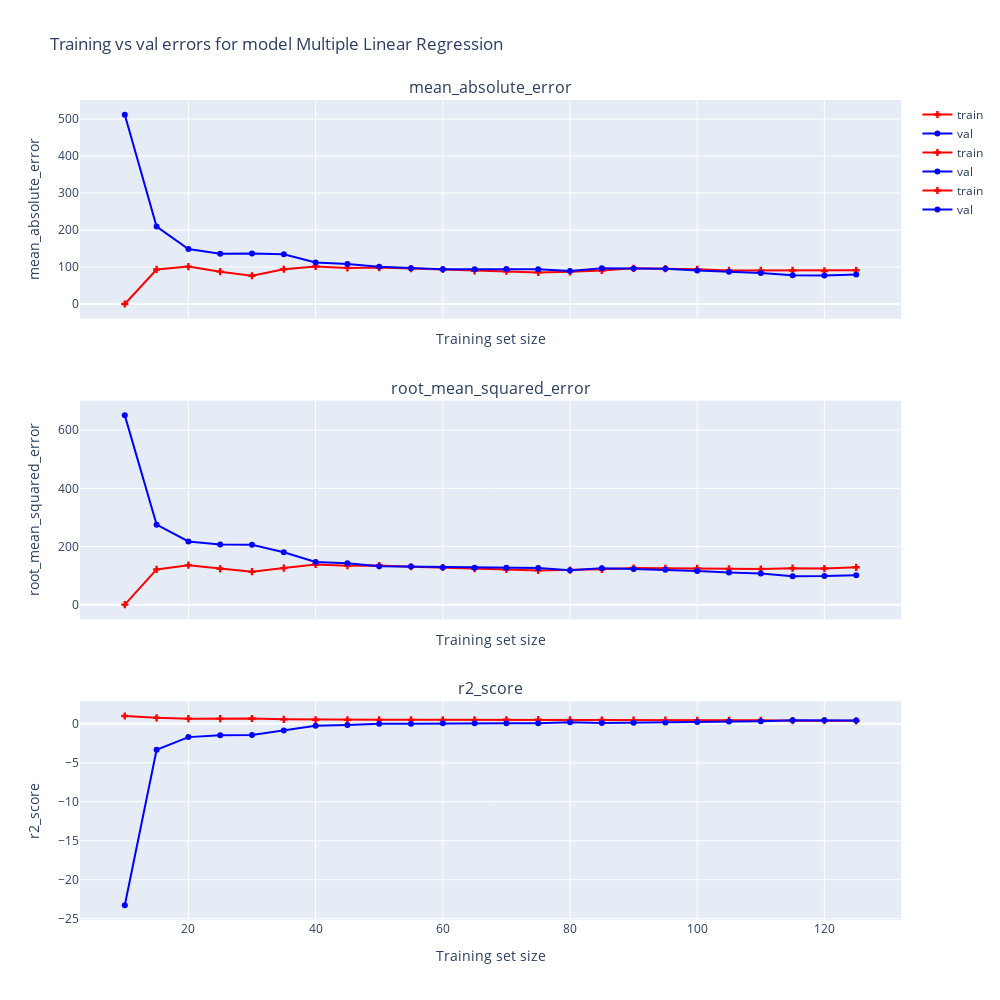
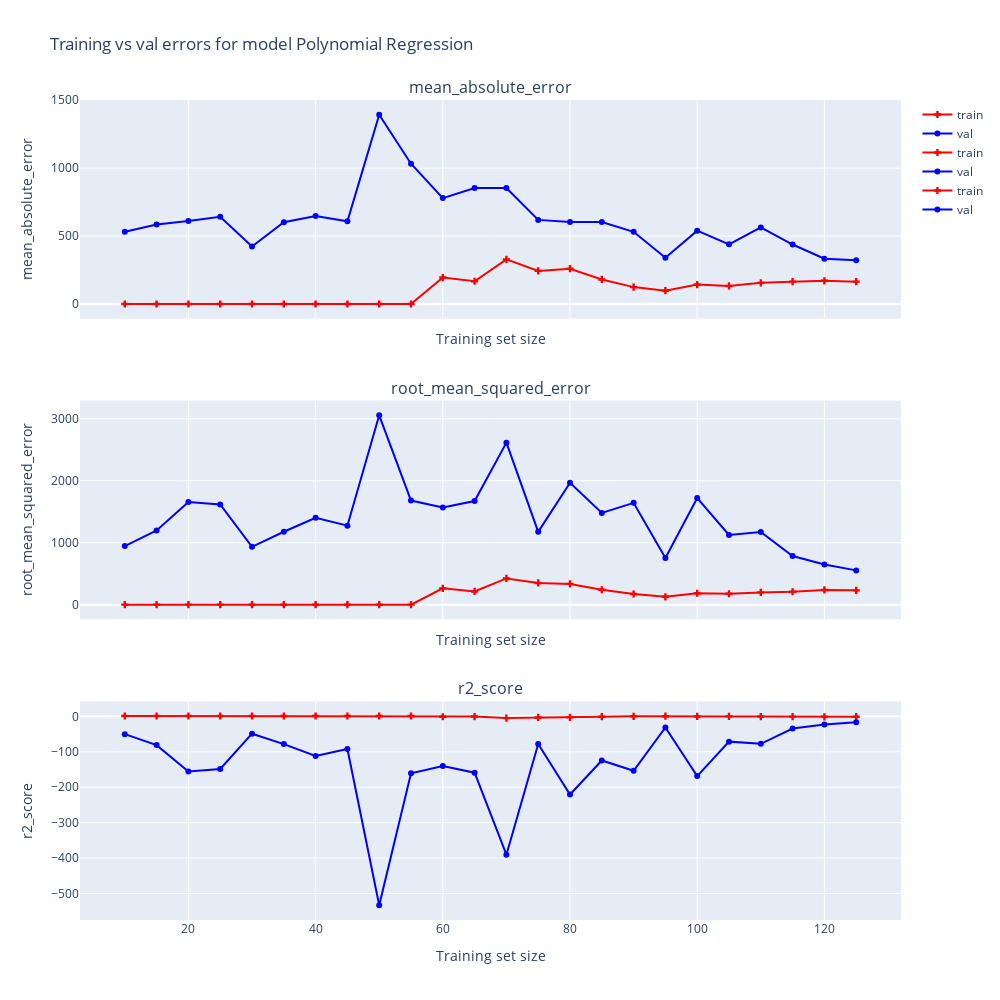
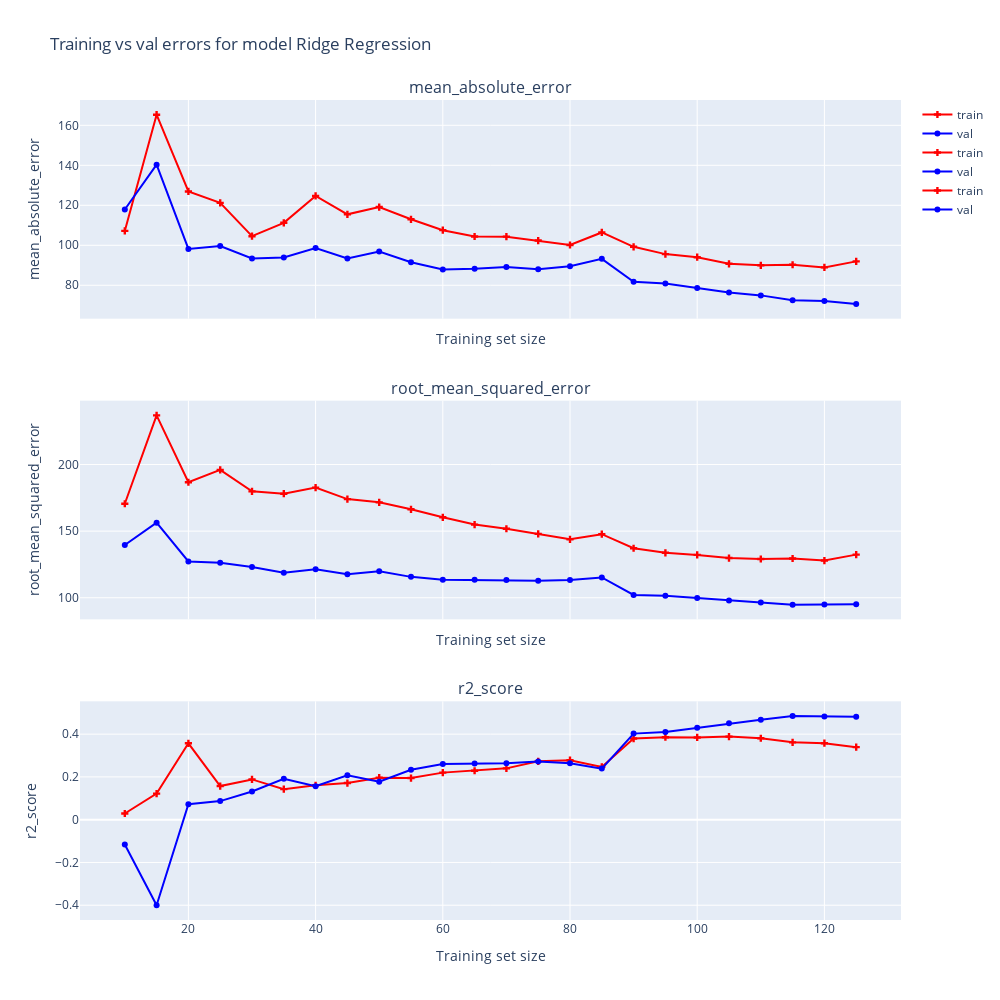
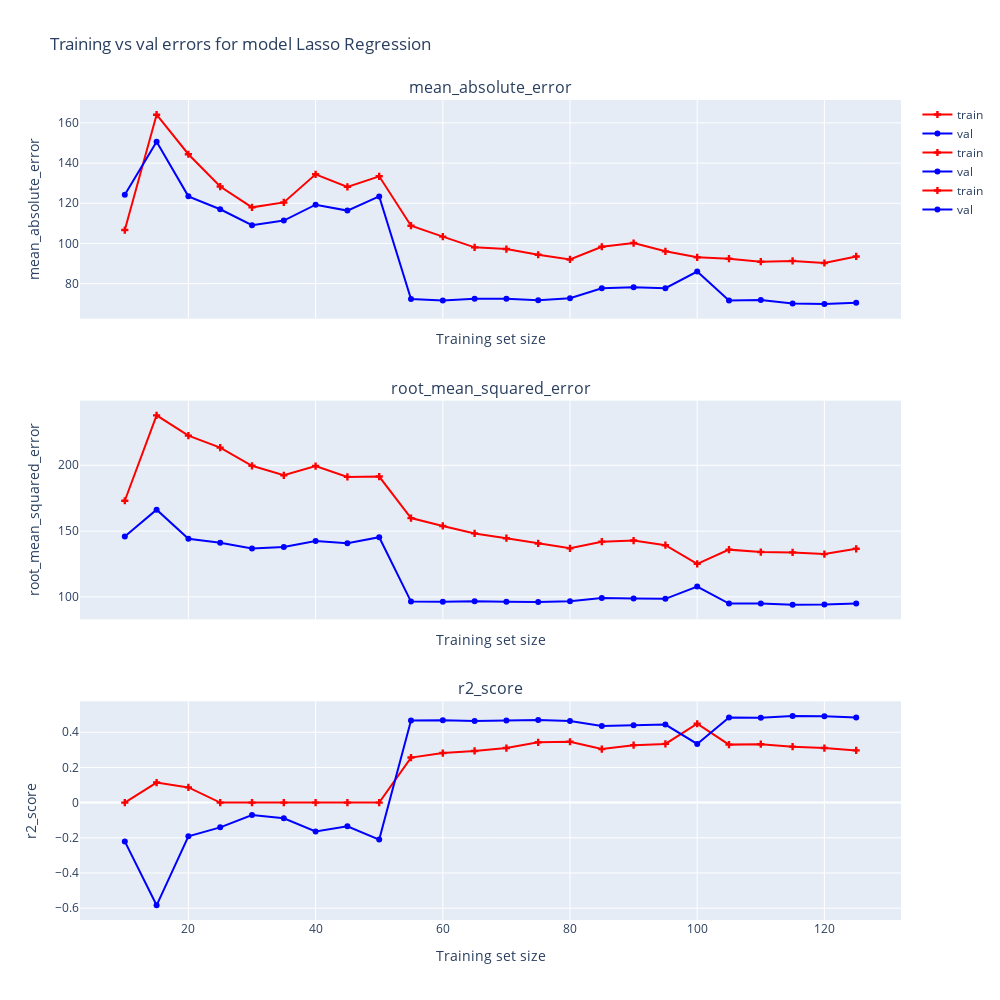

The notebook cell these images were saved under, in order:
### Code cell
# Select features for training and create X and y
features = [
    "population",
    "avg score",
    "critical flag",
    "sidewalk dimensions (area)",
    "roadway dimensions (area)",
    "approved for sidewalk seating",
    "approved for roadway seating",
    "qualify alcohol",
    "total_number_restaurants"
]

# Create dataset
X_train, X_val, y_train, y_val = create_dataset(features)

# Train model(s)
models = train_models(
    [
        "Multiple Linear Regression",
        "Polynomial Regression",
        "Ridge Regression",
        "Lasso Regression",
    ],
    X_train,
    y_train,
    poly_degree=2,
    poly_include_bias=True,
    ridge_cv_fold=5,
    lasso_cv_fold=5
)

# Evaluate model
metric_select = ['mean_absolute_error', 'root_mean_squared_error', 'r2_score']

evaluate_models(models, metric_select, X_train, X_val, y_train, y_val)

### Figure 1 — Plotly figure (JSON) as saved in the notebook; plotly's stock layout.template omitted (floating-point values rounded to 4 significant figures)
{"data": [{"marker": {"color": "red", "symbol": "cross"}, "mode": "lines+markers", "name": "train", "type": "scatter", "x": [10, 15, 20, 25, 30, 35, 40, 45, 50, 55, 60, 65, 70, 75, 80, 85, 90, 95, 100, 105, 110, 115, 120, 125], "xaxis": "x", "y": [1.118e-09, 93.33, 101.0, 87.39, 76.38, 93.85, 101.3, 97.57, 98.42, 95.49, 93.29, 89.53, 88.62, 85.41, 86.82, 90.48, 96.41, 95.59, 93.65, 90.64, 90.71, 90.61, 89.29, 91.11], "yaxis": "y"}, {"marker": {"color": "blue"}, "mode": "lines+markers", "name": "val", "type": "scatter", "x": [10, 15, 20, 25, 30, 35, 40, 45, 50, 55, 60, 65, 70, 75, 80, 85, 90, 95, 100, 105, 110, 115, 120, 125], "xaxis": "x", "y": [511.7, 209.2, 148.7, 135.6, 136.7, 134.5, 112.0, 108.0, 100.7, 96.54, 94.17, 93.79, 94.32, 93.62, 89.05, 96.61, 95.82, 94.96, 90.55, 87.3, 83.94, 77.39, 77.17, 79.51], "yaxis": "y"}, {"marker": {"color": "red", "symbol": "cross"}, "mode": "lines+markers", "name": "train", "type": "scatter", "x": [10, 15, 20, 25, 30, 35, 40, 45, 50, 55, 60, 65, 70, 75, 80, 85, 90, 95, 100, 105, 110, 115, 120, 125], "xaxis": "x2", "y": [1.249e-09, 121.3, 135.8, 123.4, 113.3, 125.7, 138.1, 134.0, 134.4, 130.3, 127.8, 123.7, 120.9, 117.7, 118.7, 121.6, 125.9, 124.5, 124.4, 123.0, 122.6, 125.5, 124.2, 128.5], "yaxis": "y2"}, {"marker": {"color": "blue"}, "mode": "lines+markers", "name": "val", "type": "scatter", "x": [10, 15, 20, 25, 30, 35, 40, 45, 50, 55, 60, 65, 70, 75, 80, 85, 90, 95, 100, 105, 110, 115, 120, 125], "xaxis": "x2", "y": [651.0, 275.2, 217.4, 207.0, 206.0, 180.4, 147.0, 142.0, 131.7, 130.9, 127.9, 127.1, 126.8, 126.3, 118.2, 125.6, 122.7, 119.9, 115.5, 111.0, 107.2, 97.96, 98.22, 101.2], "yaxis": "y2"}, {"marker": {"color": "red", "symbol": "cross"}, "mode": "lines+markers", "name": "train", "type": "scatter", "x": [10, 15, 20, 25, 30, 35, 40, 45, 50, 55, 60, 65, 70, 75, 80, 85, 90, 95, 100, 105, 110, 115, 120, 125], "xaxis": "x3", "y": [1, 0.7699, 0.6598, 0.6659, 0.6779, 0.5732, 0.5203, 0.5087, 0.5071, 0.506, 0.5046, 0.5081, 0.5174, 0.5395, 0.5089, 0.49, 0.4768, 0.4681, 0.4543, 0.4515, 0.4418, 0.4004, 0.3945, 0.3775], "yaxis": "y3"}, {"marker": {"color": "blue"}, "mode": "lines+markers", "name": "val", "type": "scatter", "x": [10, 15, 20, 25, 30, 35, 40, 45, 50, 55, 60, 65, 70, 75, 80, 85, 90, 95, 100, 105, 110, 115, 120, 125], "xaxis": "x3", "y": [-23.28, -3.338, -1.706, -1.455, -1.431, -0.8647, -0.2385, -0.155, 0.006915, 0.01908, 0.06301, 0.07462, 0.07915, 0.08598, 0.1999, 0.09603, 0.1371, 0.177, 0.236, 0.2941, 0.3413, 0.4503, 0.4474, 0.4132], "yaxis": "y3"}], "layout": {"annotations": [{"font": {"size": 16}, "showarrow": false, "text": "mean_absolute_error", "x": 0.5, "xanchor": "center", "xref": "paper", "y": 1, "yanchor": "bottom", "yref": "paper"}, {"font": {"size": 16}, "showarrow": false, "text": "root_mean_squared_error", "x": 0.5, "xanchor": "center", "xref": "paper", "y": 0.6333, "yanchor": "bottom", "yref": "paper"}, {"font": {"size": 16}, "showarrow": false, "text": "r2_score", "x": 0.5, "xanchor": "center", "xref": "paper", "y": 0.2667, "yanchor": "bottom", "yref": "paper"}], "height": 1000, "title": {"text": "Training vs val errors for model Multiple Linear Regression"}, "width": 1000, "xaxis": {"anchor": "y", "domain": [0, 1], "matches": "x3", "showticklabels": false, "title": {"text": "Training set size"}}, "xaxis2": {"anchor": "y2", "domain": [0, 1], "matches": "x3", "showticklabels": false, "title": {"text": "Training set size"}}, "xaxis3": {"anchor": "y3", "domain": [0, 1], "title": {"text": "Training set size"}}, "yaxis": {"anchor": "x", "domain": [0.7333, 1], "title": {"text": "mean_absolute_error"}}, "yaxis2": {"anchor": "x2", "domain": [0.3667, 0.6333], "title": {"text": "root_mean_squared_error"}}, "yaxis3": {"anchor": "x3", "domain": [0, 0.2667], "title": {"text": "r2_score"}}}}

### Figure 2 — Plotly figure (JSON) as saved in the notebook; plotly's stock layout.template omitted (floating-point values rounded to 4 significant figures)
{"data": [{"marker": {"color": "red", "symbol": "cross"}, "mode": "lines+markers", "name": "train", "type": "scatter", "x": [10, 15, 20, 25, 30, 35, 40, 45, 50, 55, 60, 65, 70, 75, 80, 85, 90, 95, 100, 105, 110, 115, 120, 125], "xaxis": "x", "y": [3.524e-13, 2.882e-12, 6.494e-13, 4.391e-13, 6.821e-13, 3.124e-12, 2.111e-12, 2.131e-12, 5.589e-11, 3.729e-10, 194.7, 167.6, 328.4, 243.5, 259.9, 180.6, 124.3, 97.8, 143.2, 132.7, 155.5, 164.7, 170.6, 164.4], "yaxis": "y"}, {"marker": {"color": "blue"}, "mode": "lines+markers", "name": "val", "type": "scatter", "x": [10, 15, 20, 25, 30, 35, 40, 45, 50, 55, 60, 65, 70, 75, 80, 85, 90, 95, 100, 105, 110, 115, 120, 125], "xaxis": "x", "y": [532.1, 585.0, 611.4, 642.3, 423.1, 601.5, 647.2, 609.0, 1394.0, 1033.0, 779.6, 853.4, 853.6, 619.2, 603.7, 602.9, 531.4, 340.5, 539.9, 439.0, 563.8, 437.7, 333.8, 322.7], "yaxis": "y"}, {"marker": {"color": "red", "symbol": "cross"}, "mode": "lines+markers", "name": "train", "type": "scatter", "x": [10, 15, 20, 25, 30, 35, 40, 45, 50, 55, 60, 65, 70, 75, 80, 85, 90, 95, 100, 105, 110, 115, 120, 125], "xaxis": "x2", "y": [4.519e-13, 5.535e-12, 9.025e-13, 6.745e-13, 7.867e-13, 4.243e-12, 3.137e-12, 3.085e-12, 7.509e-11, 4.821e-10, 263.0, 212.7, 422.9, 350.3, 334.8, 240.5, 171.9, 126.8, 184.3, 176.1, 197.5, 208.0, 237.0, 230.5], "yaxis": "y2"}, {"marker": {"color": "blue"}, "mode": "lines+markers", "name": "val", "type": "scatter", "x": [10, 15, 20, 25, 30, 35, 40, 45, 50, 55, 60, 65, 70, 75, 80, 85, 90, 95, 100, 105, 110, 115, 120, 125], "xaxis": "x2", "y": [945.6, 1197.0, 1654.0, 1615.0, 933.4, 1176.0, 1402.0, 1274.0, 3054.0, 1679.0, 1569.0, 1672.0, 2614.0, 1174.0, 1967.0, 1480.0, 1642.0, 751.2, 1721.0, 1124.0, 1171.0, 785.1, 648.4, 552.7], "yaxis": "y2"}, {"marker": {"color": "red", "symbol": "cross"}, "mode": "lines+markers", "name": "train", "type": "scatter", "x": [10, 15, 20, 25, 30, 35, 40, 45, 50, 55, 60, 65, 70, 75, 80, 85, 90, 95, 100, 105, 110, 115, 120, 125], "xaxis": "x3", "y": [1, 1, 1, 1, 1, 1, 1, 1, 1, 1, -1.097, -0.4537, -4.9, -3.079, -2.909, -0.9956, 0.02501, 0.448, -0.1967, -0.1246, -0.4496, -0.647, -1.204, -1.003], "yaxis": "y3"}, {"marker": {"color": "blue"}, "mode": "lines+markers", "name": "val", "type": "scatter", "x": [10, 15, 20, 25, 30, 35, 40, 45, 50, 55, 60, 65, 70, 75, 80, 85, 90, 95, 100, 105, 110, 115, 120, 125], "xaxis": "x3", "y": [-50.22, -81.11, -155.8, -148.5, -48.9, -78.25, -111.6, -92.05, -533.3, -160.5, -140.1, -159.0, -390.4, -78.0, -220.6, -124.5, -153.5, -31.32, -168.7, -71.35, -77.55, -34.31, -23.08, -16.5], "yaxis": "y3"}], "layout": {"annotations": [{"font": {"size": 16}, "showarrow": false, "text": "mean_absolute_error", "x": 0.5, "xanchor": "center", "xref": "paper", "y": 1, "yanchor": "bottom", "yref": "paper"}, {"font": {"size": 16}, "showarrow": false, "text": "root_mean_squared_error", "x": 0.5, "xanchor": "center", "xref": "paper", "y": 0.6333, "yanchor": "bottom", "yref": "paper"}, {"font": {"size": 16}, "showarrow": false, "text": "r2_score", "x": 0.5, "xanchor": "center", "xref": "paper", "y": 0.2667, "yanchor": "bottom", "yref": "paper"}], "height": 1000, "title": {"text": "Training vs val errors for model Polynomial Regression"}, "width": 1000, "xaxis": {"anchor": "y", "domain": [0, 1], "matches": "x3", "showticklabels": false, "title": {"text": "Training set size"}}, "xaxis2": {"anchor": "y2", "domain": [0, 1], "matches": "x3", "showticklabels": false, "title": {"text": "Training set size"}}, "xaxis3": {"anchor": "y3", "domain": [0, 1], "title": {"text": "Training set size"}}, "yaxis": {"anchor": "x", "domain": [0.7333, 1], "title": {"text": "mean_absolute_error"}}, "yaxis2": {"anchor": "x2", "domain": [0.3667, 0.6333], "title": {"text": "root_mean_squared_error"}}, "yaxis3": {"anchor": "x3", "domain": [0, 0.2667], "title": {"text": "r2_score"}}}}

### Figure 3 — Plotly figure (JSON) as saved in the notebook; plotly's stock layout.template omitted (floating-point values rounded to 4 significant figures)
{"data": [{"marker": {"color": "red", "symbol": "cross"}, "mode": "lines+markers", "name": "train", "type": "scatter", "x": [10, 15, 20, 25, 30, 35, 40, 45, 50, 55, 60, 65, 70, 75, 80, 85, 90, 95, 100, 105, 110, 115, 120, 125], "xaxis": "x", "y": [107.2, 165.3, 126.9, 121.2, 104.6, 111.2, 124.7, 115.5, 119.1, 113.0, 107.6, 104.4, 104.3, 102.4, 100.1, 106.4, 99.24, 95.59, 94.03, 90.74, 90.0, 90.26, 88.94, 91.95], "yaxis": "y"}, {"marker": {"color": "blue"}, "mode": "lines+markers", "name": "val", "type": "scatter", "x": [10, 15, 20, 25, 30, 35, 40, 45, 50, 55, 60, 65, 70, 75, 80, 85, 90, 95, 100, 105, 110, 115, 120, 125], "xaxis": "x", "y": [117.9, 140.3, 98.18, 99.59, 93.38, 93.92, 98.59, 93.39, 96.88, 91.49, 87.94, 88.29, 89.11, 88.06, 89.52, 93.23, 81.78, 80.86, 78.7, 76.43, 74.95, 72.51, 72.1, 70.65], "yaxis": "y"}, {"marker": {"color": "red", "symbol": "cross"}, "mode": "lines+markers", "name": "train", "type": "scatter", "x": [10, 15, 20, 25, 30, 35, 40, 45, 50, 55, 60, 65, 70, 75, 80, 85, 90, 95, 100, 105, 110, 115, 120, 125], "xaxis": "x2", "y": [170.5, 236.9, 186.7, 195.9, 179.8, 178.1, 182.7, 174.1, 171.6, 166.4, 160.4, 154.9, 151.8, 147.9, 143.9, 147.7, 137.1, 133.8, 132.2, 129.8, 129.1, 129.5, 127.9, 132.4], "yaxis": "y2"}, {"marker": {"color": "blue"}, "mode": "lines+markers", "name": "val", "type": "scatter", "x": [10, 15, 20, 25, 30, 35, 40, 45, 50, 55, 60, 65, 70, 75, 80, 85, 90, 95, 100, 105, 110, 115, 120, 125], "xaxis": "x2", "y": [139.6, 156.4, 127.3, 126.2, 123.1, 118.8, 121.4, 117.6, 119.8, 115.7, 113.6, 113.5, 113.4, 112.7, 113.4, 115.3, 102.1, 101.5, 99.8, 97.95, 96.47, 94.83, 95.02, 95.2], "yaxis": "y2"}, {"marker": {"color": "red", "symbol": "cross"}, "mode": "lines+markers", "name": "train", "type": "scatter", "x": [10, 15, 20, 25, 30, 35, 40, 45, 50, 55, 60, 65, 70, 75, 80, 85, 90, 95, 100, 105, 110, 115, 120, 125], "xaxis": "x3", "y": [0.02886, 0.1219, 0.3572, 0.1572, 0.1884, 0.143, 0.1609, 0.1713, 0.1966, 0.1946, 0.2201, 0.229, 0.24, 0.273, 0.2782, 0.247, 0.3795, 0.3856, 0.3845, 0.3887, 0.3808, 0.3617, 0.3576, 0.3393], "yaxis": "y3"}, {"marker": {"color": "blue"}, "mode": "lines+markers", "name": "val", "type": "scatter", "x": [10, 15, 20, 25, 30, 35, 40, 45, 50, 55, 60, 65, 70, 75, 80, 85, 90, 95, 100, 105, 110, 115, 120, 125], "xaxis": "x3", "y": [-0.1157, -0.4004, 0.07219, 0.08699, 0.1321, 0.1912, 0.1562, 0.2079, 0.1773, 0.2334, 0.2608, 0.2624, 0.2639, 0.2724, 0.2637, 0.2388, 0.4025, 0.4104, 0.4294, 0.4505, 0.4669, 0.4848, 0.4828, 0.4808], "yaxis": "y3"}], "layout": {"annotations": [{"font": {"size": 16}, "showarrow": false, "text": "mean_absolute_error", "x": 0.5, "xanchor": "center", "xref": "paper", "y": 1, "yanchor": "bottom", "yref": "paper"}, {"font": {"size": 16}, "showarrow": false, "text": "root_mean_squared_error", "x": 0.5, "xanchor": "center", "xref": "paper", "y": 0.6333, "yanchor": "bottom", "yref": "paper"}, {"font": {"size": 16}, "showarrow": false, "text": "r2_score", "x": 0.5, "xanchor": "center", "xref": "paper", "y": 0.2667, "yanchor": "bottom", "yref": "paper"}], "height": 1000, "title": {"text": "Training vs val errors for model Ridge Regression"}, "width": 1000, "xaxis": {"anchor": "y", "domain": [0, 1], "matches": "x3", "showticklabels": false, "title": {"text": "Training set size"}}, "xaxis2": {"anchor": "y2", "domain": [0, 1], "matches": "x3", "showticklabels": false, "title": {"text": "Training set size"}}, "xaxis3": {"anchor": "y3", "domain": [0, 1], "title": {"text": "Training set size"}}, "yaxis": {"anchor": "x", "domain": [0.7333, 1], "title": {"text": "mean_absolute_error"}}, "yaxis2": {"anchor": "x2", "domain": [0.3667, 0.6333], "title": {"text": "root_mean_squared_error"}}, "yaxis3": {"anchor": "x3", "domain": [0, 0.2667], "title": {"text": "r2_score"}}}}

### Figure 4 — Plotly figure (JSON) as saved in the notebook; plotly's stock layout.template omitted (floating-point values rounded to 4 significant figures)
{"data": [{"marker": {"color": "red", "symbol": "cross"}, "mode": "lines+markers", "name": "train", "type": "scatter", "x": [10, 15, 20, 25, 30, 35, 40, 45, 50, 55, 60, 65, 70, 75, 80, 85, 90, 95, 100, 105, 110, 115, 120, 125], "xaxis": "x", "y": [106.7, 164.1, 144.4, 128.3, 118.0, 120.4, 134.4, 128.2, 133.4, 108.8, 103.4, 98.05, 97.2, 94.37, 92.04, 98.34, 100.2, 96.07, 93.11, 92.41, 90.92, 91.32, 90.27, 93.53], "yaxis": "y"}, {"marker": {"color": "blue"}, "mode": "lines+markers", "name": "val", "type": "scatter", "x": [10, 15, 20, 25, 30, 35, 40, 45, 50, 55, 60, 65, 70, 75, 80, 85, 90, 95, 100, 105, 110, 115, 120, 125], "xaxis": "x", "y": [124.2, 150.7, 123.4, 117, 109.1, 111.4, 119.3, 116.3, 123.4, 72.29, 71.62, 72.5, 72.48, 71.77, 72.75, 77.7, 78.21, 77.69, 86.0, 71.58, 71.81, 70.13, 69.86, 70.49], "yaxis": "y"}, {"marker": {"color": "red", "symbol": "cross"}, "mode": "lines+markers", "name": "train", "type": "scatter", "x": [10, 15, 20, 25, 30, 35, 40, 45, 50, 55, 60, 65, 70, 75, 80, 85, 90, 95, 100, 105, 110, 115, 120, 125], "xaxis": "x2", "y": [173.1, 237.9, 222.5, 213.4, 199.6, 192.4, 199.4, 191.2, 191.4, 159.9, 153.9, 148.3, 144.6, 140.6, 136.9, 142.0, 142.8, 139.3, 125.1, 135.9, 134.1, 133.8, 132.5, 136.5], "yaxis": "y2"}, {"marker": {"color": "blue"}, "mode": "lines+markers", "name": "val", "type": "scatter", "x": [10, 15, 20, 25, 30, 35, 40, 45, 50, 55, 60, 65, 70, 75, 80, 85, 90, 95, 100, 105, 110, 115, 120, 125], "xaxis": "x2", "y": [146.0, 166.3, 144.2, 141.1, 136.7, 137.9, 142.5, 140.7, 145.3, 96.46, 96.39, 96.7, 96.42, 96.21, 96.69, 99.22, 98.9, 98.56, 107.9, 94.98, 95.09, 94.14, 94.24, 94.93], "yaxis": "y2"}, {"marker": {"color": "red", "symbol": "cross"}, "mode": "lines+markers", "name": "train", "type": "scatter", "x": [10, 15, 20, 25, 30, 35, 40, 45, 50, 55, 60, 65, 70, 75, 80, 85, 90, 95, 100, 105, 110, 115, 120, 125], "xaxis": "x3", "y": [0, 0.1141, 0.08653, 0, 0, 0, 0, 0, 0, 0.2561, 0.2817, 0.2938, 0.3103, 0.3429, 0.346, 0.3043, 0.3268, 0.3337, 0.4485, 0.3297, 0.332, 0.3181, 0.3103, 0.2969], "yaxis": "y3"}, {"marker": {"color": "blue"}, "mode": "lines+markers", "name": "val", "type": "scatter", "x": [10, 15, 20, 25, 30, 35, 40, 45, 50, 55, 60, 65, 70, 75, 80, 85, 90, 95, 100, 105, 110, 115, 120, 125], "xaxis": "x3", "y": [-0.2203, -0.5837, -0.1917, -0.1407, -0.07091, -0.08906, -0.1638, -0.1343, -0.2102, 0.467, 0.4677, 0.4643, 0.4675, 0.4698, 0.4644, 0.436, 0.4396, 0.4436, 0.3336, 0.4833, 0.482, 0.4923, 0.4912, 0.4838], "yaxis": "y3"}], "layout": {"annotations": [{"font": {"size": 16}, "showarrow": false, "text": "mean_absolute_error", "x": 0.5, "xanchor": "center", "xref": "paper", "y": 1, "yanchor": "bottom", "yref": "paper"}, {"font": {"size": 16}, "showarrow": false, "text": "root_mean_squared_error", "x": 0.5, "xanchor": "center", "xref": "paper", "y": 0.6333, "yanchor": "bottom", "yref": "paper"}, {"font": {"size": 16}, "showarrow": false, "text": "r2_score", "x": 0.5, "xanchor": "center", "xref": "paper", "y": 0.2667, "yanchor": "bottom", "yref": "paper"}], "height": 1000, "title": {"text": "Training vs val errors for model Lasso Regression"}, "width": 1000, "xaxis": {"anchor": "y", "domain": [0, 1], "matches": "x3", "showticklabels": false, "title": {"text": "Training set size"}}, "xaxis2": {"anchor": "y2", "domain": [0, 1], "matches": "x3", "showticklabels": false, "title": {"text": "Training set size"}}, "xaxis3": {"anchor": "y3", "domain": [0, 1], "title": {"text": "Training set size"}}, "yaxis": {"anchor": "x", "domain": [0.7333, 1], "title": {"text": "mean_absolute_error"}}, "yaxis2": {"anchor": "x2", "domain": [0.3667, 0.6333], "title": {"text": "root_mean_squared_error"}}, "yaxis3": {"anchor": "x3", "domain": [0, 0.2667], "title": {"text": "r2_score"}}}}
